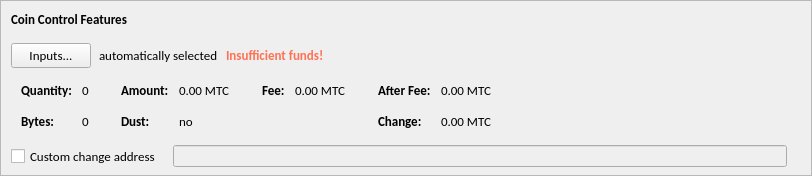
    <widget class="QFrame" name="frameCoinControl">
     <property name="sizePolicy">
      <sizepolicy hsizetype="Expanding" vsizetype="Expanding">
       <horstretch>0</horstretch>
       <verstretch>0</verstretch>
      </sizepolicy>
     </property>
     <property name="maximumSize">
      <size>
       <width>16777215</width>
       <height>16777215</height>
      </size>
     </property>
     <property name="frameShape">
      <enum>QFrame::StyledPanel</enum>
     </property>
     <property name="frameShadow">
      <enum>QFrame::Sunken</enum>
     </property>
     <layout class="QVBoxLayout" name="verticalLayoutCoinControl2">
      <property name="spacing">
       <number>0</number>
      </property>
      <property name="leftMargin">
       <number>0</number>
      </property>
      <property name="topMargin">
       <number>0</number>
      </property>
      <property name="rightMargin">
       <number>0</number>
      </property>
      <property name="bottomMargin">
       <number>6</number>
      </property>
      <item>
       <layout class="QVBoxLayout" name="verticalLayoutCoinControl" stretch="0,0,0,0,1">
        <property name="spacing">
         <number>0</number>
        </property>
        <property name="leftMargin">
         <number>10</number>
        </property>
        <property name="topMargin">
         <number>10</number>
        </property>
        <item>
         <layout class="QHBoxLayout" name="horizontalLayoutCoinControl1">
          <property name="bottomMargin">
           <number>15</number>
          </property>
          <item>
           <widget class="QLabel" name="labelCoinControlFeatures">
            <property name="sizePolicy">
             <sizepolicy hsizetype="Preferred" vsizetype="Maximum">
              <horstretch>0</horstretch>
              <verstretch>0</verstretch>
             </sizepolicy>
            </property>
            <property name="font">
             <font>
              <family>Calibri</family>
              <pointsize>10</pointsize>
              <weight>75</weight>
              <bold>true</bold>
             </font>
            </property>
            <property name="styleSheet">
             <string notr="true">font-weight:bold;</string>
            </property>
            <property name="text">
             <string>Coin Control Features</string>
            </property>
           </widget>
          </item>
         </layout>
        </item>
        <item>
         <layout class="QHBoxLayout" name="horizontalLayoutCoinControl2" stretch="0,0,0,0">
          <property name="spacing">
           <number>8</number>
          </property>
          <property name="bottomMargin">
           <number>10</number>
          </property>
          <item>
           <widget class="QPushButton" name="pushButtonCoinControl">
            <property name="font">
             <font>
              <family>Calibri</family>
              <pointsize>10</pointsize>
             </font>
            </property>
            <property name="styleSheet">
             <string notr="true"/>
            </property>
            <property name="text">
             <string>Inputs...</string>
            </property>
            <property name="autoDefault">
             <bool>false</bool>
            </property>
           </widget>
          </item>
          <item>
           <widget class="QLabel" name="labelCoinControlAutomaticallySelected">
            <property name="font">
             <font>
              <family>Calibri</family>
              <pointsize>10</pointsize>
             </font>
            </property>
            <property name="text">
             <string>automatically selected</string>
            </property>
            <property name="margin">
             <number>5</number>
            </property>
           </widget>
          </item>
          <item>
           <widget class="QLabel" name="labelCoinControlInsuffFunds">
            <property name="font">
             <font>
              <family>Calibri</family>
              <pointsize>10</pointsize>
              <weight>75</weight>
              <bold>true</bold>
             </font>
            </property>
            <property name="styleSheet">
             <string notr="true">color: rgb(255, 113, 85);</string>
            </property>
            <property name="text">
             <string>Insufficient funds!</string>
            </property>
            <property name="margin">
             <number>5</number>
            </property>
           </widget>
          </item>
          <item>
           <spacer name="horizontalSpacerCoinControl">
            <property name="orientation">
             <enum>Qt::Horizontal</enum>
            </property>
            <property name="sizeHint" stdset="0">
             <size>
              <width>40</width>
              <height>1</height>
             </size>
            </property>
           </spacer>
          </item>
         </layout>
        </item>
        <item>
         <widget class="QWidget" name="widgetCoinControl" native="true">
          <property name="sizePolicy">
           <sizepolicy hsizetype="Preferred" vsizetype="Preferred">
            <horstretch>0</horstretch>
            <verstretch>0</verstretch>
           </sizepolicy>
          </property>
          <property name="minimumSize">
           <size>
            <width>0</width>
            <height>0</height>
           </size>
          </property>
          <property name="styleSheet">
           <string notr="true"/>
          </property>
          <layout class="QHBoxLayout" name="horizontalLayoutCoinControl5">
           <property name="leftMargin">
            <number>0</number>
           </property>
           <property name="topMargin">
            <number>0</number>
           </property>
           <property name="rightMargin">
            <number>0</number>
           </property>
           <property name="bottomMargin">
            <number>0</number>
           </property>
           <item>
            <layout class="QHBoxLayout" name="horizontalLayoutCoinControl3" stretch="0,0,0,1">
             <property name="spacing">
              <number>20</number>
             </property>
             <property name="topMargin">
              <number>0</number>
             </property>
             <property name="bottomMargin">
              <number>10</number>
             </property>
             <item>
              <layout class="QFormLayout" name="formLayoutCoinControl1">
               <property name="horizontalSpacing">
                <number>10</number>
               </property>
               <property name="verticalSpacing">
                <number>14</number>
               </property>
               <property name="leftMargin">
                <number>10</number>
               </property>
               <property name="topMargin">
                <number>4</number>
               </property>
               <property name="rightMargin">
                <number>6</number>
               </property>
               <item row="0" column="0">
                <widget class="QLabel" name="labelCoinControlQuantityText">
                 <property name="font">
                  <font>
                   <family>Calibri</family>
                   <pointsize>10</pointsize>
                   <weight>75</weight>
                   <bold>true</bold>
                  </font>
                 </property>
                 <property name="text">
                  <string>Quantity:</string>
                 </property>
                 <property name="margin">
                  <number>0</number>
                 </property>
                </widget>
               </item>
               <item row="0" column="1">
                <widget class="QLabel" name="labelCoinControlQuantity">
                 <property name="font">
                  <font>
                   <family>Calibri</family>
                   <pointsize>10</pointsize>
                  </font>
                 </property>
                 <property name="cursor">
                  <cursorShape>IBeamCursor</cursorShape>
                 </property>
                 <property name="contextMenuPolicy">
                  <enum>Qt::ActionsContextMenu</enum>
                 </property>
                 <property name="text">
                  <string notr="true">0</string>
                 </property>
                 <property name="margin">
                  <number>0</number>
                 </property>
                 <property name="textInteractionFlags">
                  <set>Qt::LinksAccessibleByMouse|Qt::TextSelectableByKeyboard|Qt::TextSelectableByMouse</set>
                 </property>
                </widget>
               </item>
               <item row="1" column="0">
                <widget class="QLabel" name="labelCoinControlBytesText">
                 <property name="font">
                  <font>
                   <family>Calibri</family>
                   <pointsize>10</pointsize>
                   <weight>75</weight>
                   <bold>true</bold>
                  </font>
                 </property>
                 <property name="text">
                  <string>Bytes:</string>
                 </property>
                </widget>
               </item>
               <item row="1" column="1">
                <widget class="QLabel" name="labelCoinControlBytes">
                 <property name="font">
                  <font>
                   <family>Calibri</family>
                   <pointsize>10</pointsize>
                  </font>
                 </property>
                 <property name="cursor">
                  <cursorShape>IBeamCursor</cursorShape>
                 </property>
                 <property name="contextMenuPolicy">
                  <enum>Qt::ActionsContextMenu</enum>
                 </property>
                 <property name="text">
                  <string notr="true">0</string>
                 </property>
                 <property name="textInteractionFlags">
                  <set>Qt::LinksAccessibleByMouse|Qt::TextSelectableByKeyboard|Qt::TextSelectableByMouse</set>
                 </property>
                </widget>
               </item>
              </layout>
             </item>
             <item>
              <layout class="QFormLayout" name="formLayoutCoinControl2">
               <property name="horizontalSpacing">
                <number>10</number>
               </property>
               <property name="verticalSpacing">
                <number>14</number>
               </property>
               <property name="leftMargin">
                <number>6</number>
               </property>
               <property name="topMargin">
                <number>4</number>
               </property>
               <property name="rightMargin">
                <number>6</number>
               </property>
               <item row="0" column="0">
                <widget class="QLabel" name="labelCoinControlAmountText">
                 <property name="font">
                  <font>
                   <family>Calibri</family>
                   <pointsize>10</pointsize>
                   <weight>75</weight>
                   <bold>true</bold>
                  </font>
                 </property>
                 <property name="text">
                  <string>Amount:</string>
                 </property>
                 <property name="margin">
                  <number>0</number>
                 </property>
                </widget>
               </item>
               <item row="0" column="1">
                <widget class="QLabel" name="labelCoinControlAmount">
                 <property name="font">
                  <font>
                   <family>Calibri</family>
                   <pointsize>10</pointsize>
                  </font>
                 </property>
                 <property name="cursor">
                  <cursorShape>IBeamCursor</cursorShape>
                 </property>
                 <property name="contextMenuPolicy">
                  <enum>Qt::ActionsContextMenu</enum>
                 </property>
                 <property name="text">
                  <string notr="true">0.00 MTC</string>
                 </property>
                 <property name="textInteractionFlags">
                  <set>Qt::LinksAccessibleByMouse|Qt::TextSelectableByKeyboard|Qt::TextSelectableByMouse</set>
                 </property>
                </widget>
               </item>
               <item row="1" column="0">
                <widget class="QLabel" name="labelCoinControlLowOutputText">
                 <property name="font">
                  <font>
                   <family>Calibri</family>
                   <pointsize>10</pointsize>
                   <weight>75</weight>
                   <bold>true</bold>
                  </font>
                 </property>
                 <property name="text">
                  <string>Dust:</string>
                 </property>
                </widget>
               </item>
               <item row="1" column="1">
                <widget class="QLabel" name="labelCoinControlLowOutput">
                 <property name="font">
                  <font>
                   <family>Calibri</family>
                   <pointsize>10</pointsize>
                  </font>
                 </property>
                 <property name="cursor">
                  <cursorShape>IBeamCursor</cursorShape>
                 </property>
                 <property name="contextMenuPolicy">
                  <enum>Qt::ActionsContextMenu</enum>
                 </property>
                 <property name="text">
                  <string notr="true">no</string>
                 </property>
                 <property name="textInteractionFlags">
                  <set>Qt::LinksAccessibleByMouse|Qt::TextSelectableByKeyboard|Qt::TextSelectableByMouse</set>
                 </property>
                </widget>
               </item>
              </layout>
             </item>
             <item>
              <layout class="QFormLayout" name="formLayoutCoinControl3">
               <property name="horizontalSpacing">
                <number>10</number>
               </property>
               <property name="verticalSpacing">
                <number>14</number>
               </property>
               <property name="leftMargin">
                <number>6</number>
               </property>
               <property name="topMargin">
                <number>4</number>
               </property>
               <property name="rightMargin">
                <number>6</number>
               </property>
               <item row="0" column="0">
                <widget class="QLabel" name="labelCoinControlFeeText">
                 <property name="font">
                  <font>
                   <family>Calibri</family>
                   <pointsize>10</pointsize>
                   <weight>75</weight>
                   <bold>true</bold>
                  </font>
                 </property>
                 <property name="text">
                  <string>Fee:</string>
                 </property>
                 <property name="margin">
                  <number>0</number>
                 </property>
                </widget>
               </item>
               <item row="0" column="1">
                <widget class="QLabel" name="labelCoinControlFee">
                 <property name="font">
                  <font>
                   <family>Calibri</family>
                   <pointsize>10</pointsize>
                  </font>
                 </property>
                 <property name="cursor">
                  <cursorShape>IBeamCursor</cursorShape>
                 </property>
                 <property name="contextMenuPolicy">
                  <enum>Qt::ActionsContextMenu</enum>
                 </property>
                 <property name="text">
                  <string notr="true">0.00 MTC</string>
                 </property>
                 <property name="textInteractionFlags">
                  <set>Qt::LinksAccessibleByMouse|Qt::TextSelectableByKeyboard|Qt::TextSelectableByMouse</set>
                 </property>
                </widget>
               </item>
              </layout>
             </item>
             <item>
              <layout class="QFormLayout" name="formLayoutCoinControl4">
               <property name="horizontalSpacing">
                <number>10</number>
               </property>
               <property name="verticalSpacing">
                <number>14</number>
               </property>
               <property name="leftMargin">
                <number>6</number>
               </property>
               <property name="topMargin">
                <number>4</number>
               </property>
               <property name="rightMargin">
                <number>6</number>
               </property>
               <item row="0" column="0">
                <widget class="QLabel" name="labelCoinControlAfterFeeText">
                 <property name="font">
                  <font>
                   <family>Calibri</family>
                   <pointsize>10</pointsize>
                   <weight>75</weight>
                   <bold>true</bold>
                  </font>
                 </property>
                 <property name="text">
                  <string>After Fee:</string>
                 </property>
                 <property name="margin">
                  <number>0</number>
                 </property>
                </widget>
               </item>
               <item row="0" column="1">
                <widget class="QLabel" name="labelCoinControlAfterFee">
                 <property name="font">
                  <font>
                   <family>Calibri</family>
                   <pointsize>10</pointsize>
                  </font>
                 </property>
                 <property name="cursor">
                  <cursorShape>IBeamCursor</cursorShape>
                 </property>
                 <property name="contextMenuPolicy">
                  <enum>Qt::ActionsContextMenu</enum>
                 </property>
                 <property name="text">
                  <string notr="true">0.00 MTC</string>
                 </property>
                 <property name="textInteractionFlags">
                  <set>Qt::LinksAccessibleByMouse|Qt::TextSelectableByKeyboard|Qt::TextSelectableByMouse</set>
                 </property>
                </widget>
               </item>
               <item row="1" column="0">
                <widget class="QLabel" name="labelCoinControlChangeText">
                 <property name="font">
                  <font>
                   <family>Calibri</family>
                   <pointsize>10</pointsize>
                   <weight>75</weight>
                   <bold>true</bold>
                  </font>
                 </property>
                 <property name="text">
                  <string>Change:</string>
                 </property>
                </widget>
               </item>
               <item row="1" column="1">
                <widget class="QLabel" name="labelCoinControlChange">
                 <property name="font">
                  <font>
                   <family>Calibri</family>
                   <pointsize>10</pointsize>
                  </font>
                 </property>
                 <property name="cursor">
                  <cursorShape>IBeamCursor</cursorShape>
                 </property>
                 <property name="contextMenuPolicy">
                  <enum>Qt::ActionsContextMenu</enum>
                 </property>
                 <property name="text">
                  <string notr="true">0.00 MTC</string>
                 </property>
                 <property name="textInteractionFlags">
                  <set>Qt::LinksAccessibleByMouse|Qt::TextSelectableByKeyboard|Qt::TextSelectableByMouse</set>
                 </property>
                </widget>
               </item>
              </layout>
             </item>
            </layout>
           </item>
          </layout>
         </widget>
        </item>
        <item>
         <layout class="QHBoxLayout" name="horizontalLayoutCoinControl4" stretch="0,0,0">
          <property name="spacing">
           <number>12</number>
          </property>
          <property name="sizeConstraint">
           <enum>QLayout::SetDefaultConstraint</enum>
          </property>
          <property name="topMargin">
           <number>5</number>
          </property>
          <property name="rightMargin">
           <number>5</number>
          </property>
          <item>
           <widget class="QCheckBox" name="checkBoxCoinControlChange">
            <property name="font">
             <font>
              <family>Calibri</family>
              <pointsize>10</pointsize>
             </font>
            </property>
            <property name="toolTip">
             <string>If this is activated, but the change address is empty or invalid, change will be sent to a newly generated address.</string>
            </property>
            <property name="text">
             <string>Custom change address</string>
            </property>
           </widget>
          </item>
          <item>
           <widget class="QValidatedLineEdit" name="lineEditCoinControlChange">
            <property name="enabled">
             <bool>false</bool>
            </property>
            <property name="sizePolicy">
             <sizepolicy hsizetype="Expanding" vsizetype="Fixed">
              <horstretch>0</horstretch>
              <verstretch>0</verstretch>
             </sizepolicy>
            </property>
           </widget>
          </item>
          <item>
           <widget class="QLabel" name="labelCoinControlChangeLabel">
            <property name="sizePolicy">
             <sizepolicy hsizetype="Preferred" vsizetype="Expanding">
              <horstretch>0</horstretch>
              <verstretch>0</verstretch>
             </sizepolicy>
            </property>
            <property name="minimumSize">
             <size>
              <width>0</width>
              <height>0</height>
             </size>
            </property>
            <property name="text">
             <string/>
            </property>
            <property name="margin">
             <number>3</number>
            </property>
           </widget>
          </item>
         </layout>
        </item>
        <item>
         <spacer name="verticalSpacerCoinControl">
          <property name="orientation">
           <enum>Qt::Vertical</enum>
          </property>
          <property name="sizeHint" stdset="0">
           <size>
            <width>800</width>
            <height>1</height>
           </size>
          </property>
         </spacer>
        </item>
       </layout>
      </item>
     </layout>
    </widget>
